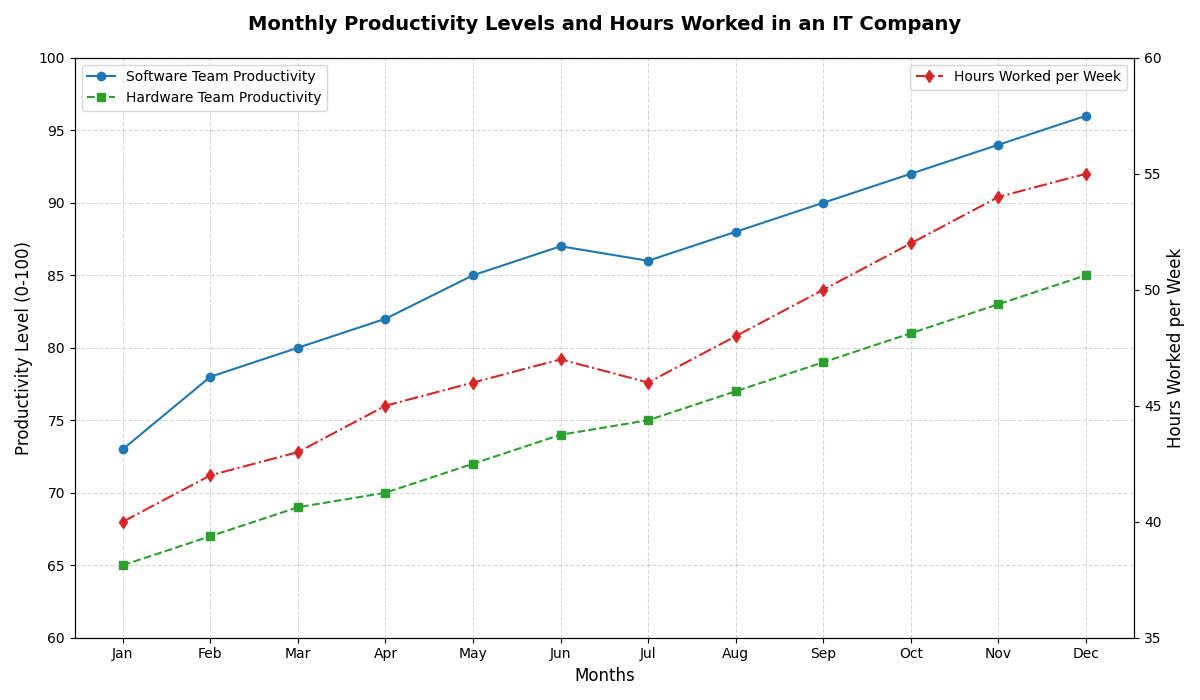

Source code (Python):
import matplotlib.pyplot as plt
import numpy as np

# Define the backstory
# This chart shows the productivity levels of employees in an IT company over a span of one year.
# The data is collected on a monthly basis. Productivity is measured on a scale from 0 to 100.

# Define the months and productivity levels
months = np.array([
    'Jan', 'Feb', 'Mar', 'Apr', 'May', 'Jun',
    'Jul', 'Aug', 'Sep', 'Oct', 'Nov', 'Dec'
])
productivity_software = np.array([73, 78, 80, 82, 85, 87, 86, 88, 90, 92, 94, 96])
productivity_hardware = np.array([65, 67, 69, 70, 72, 74, 75, 77, 79, 81, 83, 85])

# Secondary y-axis data: Hours worked per week
hours_worked = np.array([40, 42, 43, 45, 46, 47, 46, 48, 50, 52, 54, 55])

# Create the plots
fig, ax1 = plt.subplots(figsize=(12, 7))

# Plot productivity levels for software development team
ax1.plot(months, productivity_software, 'o-', color='tab:blue', label='Software Team Productivity')
# Plot productivity levels for hardware development team
ax1.plot(months, productivity_hardware, 's--', color='tab:green', label='Hardware Team Productivity')

# Customize the first y-axis (productivity)
ax1.set_ylabel('Productivity Level (0-100)', fontsize=12)
ax1.set_ylim(60, 100)
ax1.set_xlabel('Months', fontsize=12)
ax1.set_xticks(months)
ax1.grid(True, linestyle='--', alpha=0.5)
ax1.legend(loc='upper left', fontsize=10)

# Add secondary y-axis for hours worked
ax2 = ax1.twinx()
ax2.plot(months, hours_worked, 'd-.', color='tab:red', label='Hours Worked per Week')
ax2.set_ylabel('Hours Worked per Week', fontsize=12)
ax2.set_ylim(35, 60)
ax2.legend(loc='upper right', fontsize=10)

# Add title and adjust layout to prevent overlap
plt.title('Monthly Productivity Levels and Hours Worked in an IT Company', fontsize=14, fontweight='bold', pad=20)
plt.tight_layout()

# Display the plot
plt.show()
